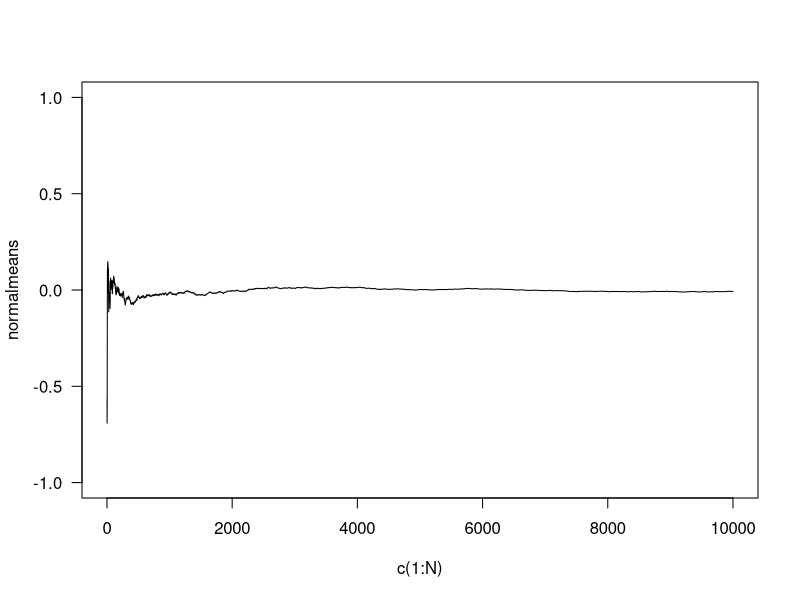
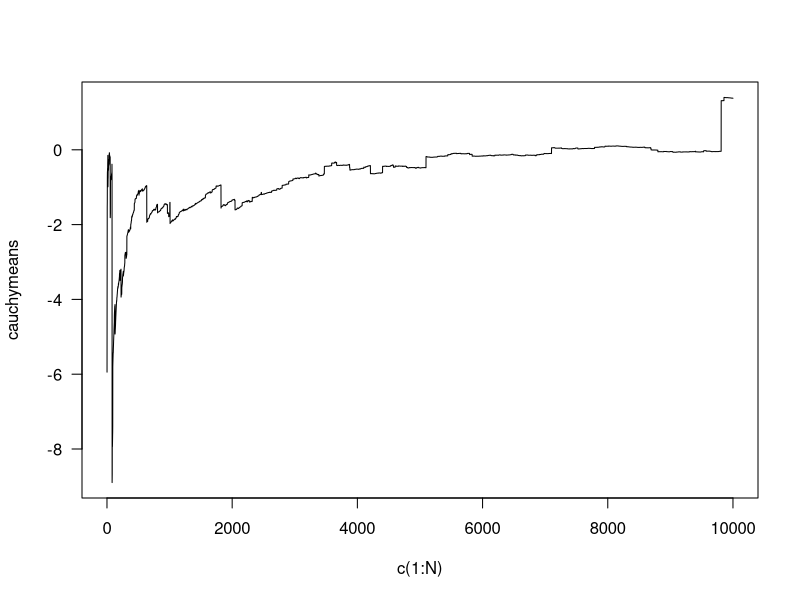

The R script that drew these images, in order:
## ---- chunk 1
set.seed(127)
N <- 10000
normalRVs <- rnorm(N) # generate 10000 random normals
normalmeans <- cumsum(normalRVs)/c(1:N) # generate vector of means 
## ---- chunk 2
plot(c(1:N),normalmeans,ylim=c(-1,1), type="l",las=1) 
# setting ylim for symmetry, setting las=1 to make the labels on the y-axis horizontal
## ---- chunk 3
set.seed(113)
cauchyRVs <- rcauchy(N) # generate 10000 random Cauchy variables
cauchymeans <- cumsum(cauchyRVs)/c(1:N) # generate vector of means
## ---- chunk 4
plot(c(1:N),cauchymeans,type="l",las=1)
